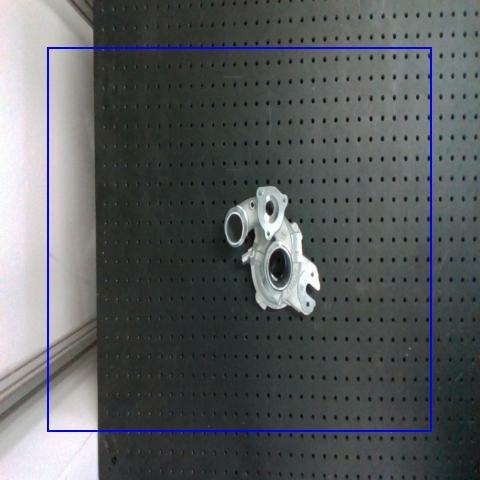
#> input picture test_exp/-2.jpg, 480 x 480 px, found by its file name; its folder holds 4 pictures in this run
$ python predict.py
#> lines starting #> are read from the running program, lines starting #| are printed output that depends on the picture
from PIL import Image
import numpy as np
import matplotlib.pyplot as plt
from matplotlib.animation import FuncAnimation


image_paths = [f"test_exp/{i-2}.JPG" for i in range(12)]  # 替换为实际图片路径
images = [np.array(Image.open(path)) for path in image_paths]
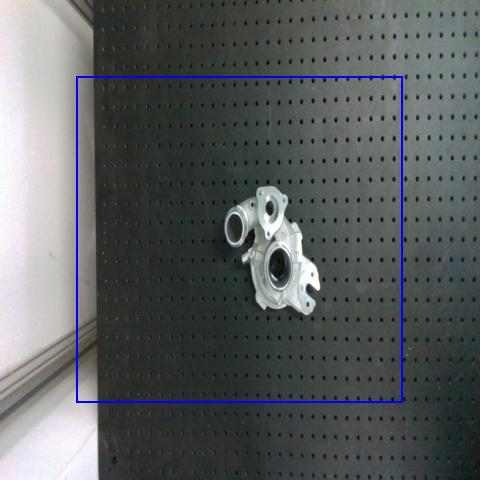
#> input picture test_exp/-1.jpg, 480 x 480 px, found by its file name
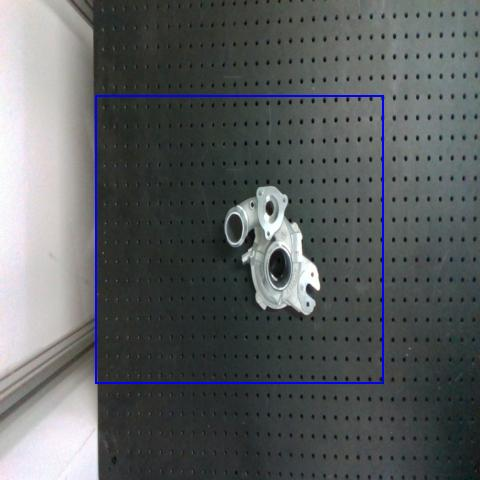
#> input picture test_exp/0.jpg, 480 x 480 px, found by its file name
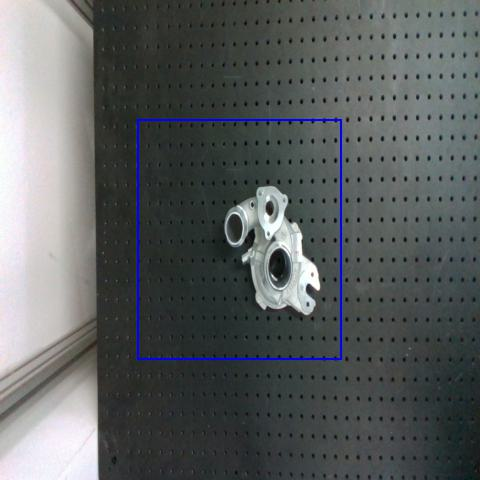
#> input picture test_exp/1.jpg, 480 x 480 px, found by its file name
#> (the run stopped early here; a loop or call above may not have finished)
